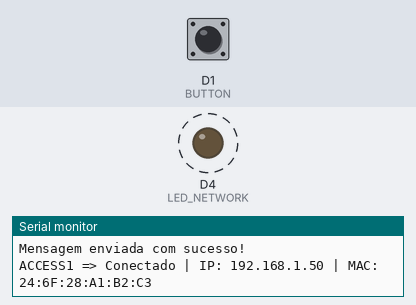
The sketch below on a simulated ESP8266 (NodeMCU). Parts: output pins drawn as LEDs (lit = HIGH), the last lines printed to the serial monitor. Dashed ring = blinking. The inputs (shaded band) are chosen by the test bench; at power-on: D1 (BUTTON) LOW. WiFi joins after 1.5 s; servers stay silent unless stated.

Above: at 2.97 s.
3.4 s: D1 (BUTTON) pulled HIGH for 0.55 s
At 3.4 s:
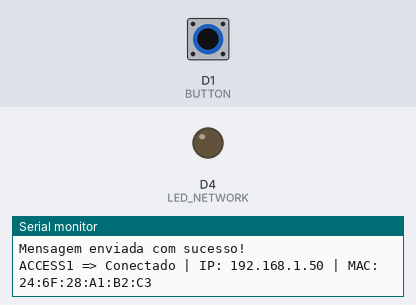
6.9 s: D1 (BUTTON) pulled HIGH for 1 s
At 7.86 s:
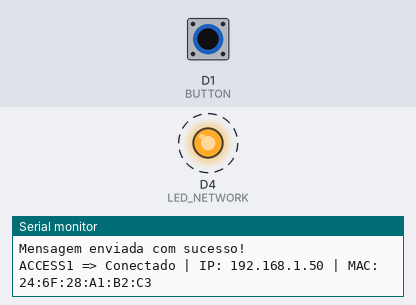
Timing chart, 0 to 16.4 s (numbered marks = the images above; inputs shaded):
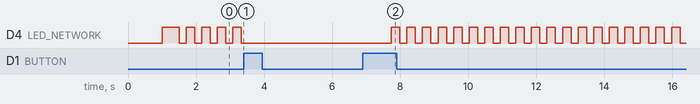

The sketch:

client.ino
```cpp
#include <ESP8266WiFi.h>
// ======================================================================
// --- Dados de Acesso do seu roteador ---
#define LED_NETWORK      2         // WIFI Module LED
#define BUTTON    D1        // Connectivity ReInitiate Button
#define WLAN_SSID   "ACCESS01"  // nome da sua rede
#define WLAN_PASS  "P@ssW0rd"   // senha de acesso do seu roteador
#define WLAN_SSID2   "ACCESS02"  // nome da sua rede
#define WLAN_PASS2  "P@ssW0rd"   // senha de acesso do seu roteador

const String ClientID = "SA01";   // Client Identification
bool ALARMED = false;
IPAddress server(192, 168, 1, 250);   // the fix IP address of the server
WiFiClient client;

//====================================================================================
void setup()
{
  pinMode(LED_NETWORK, OUTPUT); // Initialize the LED pin as an output
  Serial.begin(115200); // Inicia Serial com Baud Rate de 115200
  Serial.println();
  WiFi.mode(WIFI_STA); //Habilita o modo estação
  WiFi.begin(WLAN_SSID, WLAN_PASS); //Inicia WiFi com os dados preenchidos
  delay(1000); // aguarda 1 segundo
  Serial.print("Tentando conectar ...\n");
  checkNetwork();
  ESPRequest();  // Conecting The Device As A Client
}
//====================================================================================

void loop()
{
  checkNetwork();
  ESPRequest();
  ReadButton();
  checkAlarm();
}

//====================================================================================

void ReadButton()     // Reading Button Function
{

  int reading = digitalRead(BUTTON);

  if (reading == HIGH and !ALARMED)
  {
    ALARMED = true;
    delay(1500);
  }
  else if (reading == HIGH and ALARMED)
  {
    ALARMED = false;
  }
  delay(1);

}

void checkAlarm() {

  while (ALARMED) {

    int reading = digitalRead(BUTTON);

    client.stop();         // First Make Sure You Got Disconnected
    if (client.connect(server, 80))  // Connection to the server
    {

      Serial.println("Enviando <" + ClientID + "- ACIONADO> para o Server");
      client.println  ("<" + ClientID + "- ACIONADO>"); //If Sucessfully Connected Send Connection Message
      client.flush();
      Serial.println("Mensagem enviada com sucesso!");

      if (reading == HIGH)
      {
        ALARMED = false;
      }
      delay(250);

    } else {
      Serial.println("Falha de Conexão com o SERVER\n");
      digitalWrite(LED_NETWORK, LOW);
      delay(500);
      digitalWrite(LED_NETWORK, HIGH);
      checkAlarm();
    }

  }
}

//====================================================================================

void ESPRequest()
{
  client.stop();         // First Make Sure You Got Disconnected
  if (client.connect(server, 80))  // Connection to the server
  {
    Serial.println("Enviando <" + ClientID + "- CONNECTED> para o Server");
    client.println  ("<" + ClientID + "- CONNECTED>"); //If Sucessfully Connected Send Connection Message
    client.flush();
    Serial.println("Mensagem enviada com sucesso!");
  } else {
    Serial.println("Falha de Conexão com o SERVER\n");
    digitalWrite(LED_NETWORK, LOW);
    delay(500);
    digitalWrite(LED_NETWORK, HIGH);
    ESPRequest();
  }
}

void checkNetwork() {

  if (!ALARMED) {

    bool Net2 = false;

    while (WiFi.status() != WL_CONNECTED) // Tentando conectar na Rede WiFi
    {

      digitalWrite(LED_NETWORK, HIGH);
      delay(500);
      digitalWrite(LED_NETWORK, LOW);

      if (!Net2) {
        for (int i = 0; i < 5; i++) {
          if (WiFi.status() != WL_CONNECTED) {
            Serial.print("Falha de Conexão na ACCESS1\n");
            digitalWrite(LED_NETWORK, HIGH);
            delay(1500);
          } else {
            digitalWrite(LED_NETWORK, LOW);
          }
        }

        if (WiFi.status() != WL_CONNECTED) {
          Net2 = true;
          WiFi.begin(WLAN_SSID2, WLAN_PASS2); //Inicia WiFi com os dados preenchidos
          digitalWrite(LED_NETWORK, HIGH);
        } else {
          digitalWrite(LED_NETWORK, LOW);
        }

      } else {
        for (int i = 0; i < 5; i++) {
          if (WiFi.status() != WL_CONNECTED) {
            Serial.print("Falha de Conexão na ACCESS2\n");
            digitalWrite(LED_NETWORK, HIGH);
            delay(1500);
          } else {
            digitalWrite(LED_NETWORK, LOW);
          }
        }

        if (WiFi.status() != WL_CONNECTED) {
          Net2 = false;
          WiFi.begin(WLAN_SSID, WLAN_PASS); //Inicia WiFi com os dados preenchidos
          digitalWrite(LED_NETWORK, HIGH);
        } else {
          digitalWrite(LED_NETWORK, LOW);
        }

      }

      if (WiFi.status() == WL_CONNECTED) {
        ESPRequest();
      }

    }

    if (!Net2) {
      Serial.print("ACCESS1 => Conectado | IP: "); // Imprime na Serial
    } else {
      Serial.print("ACCESS2 => Conectado | IP: "); // Imprime na Serial
    }

    Serial.print(WiFi.localIP()); //Imprime o Endereço IP Local do ESP8266
    Serial.print(" | MAC: ");
    Serial.println(WiFi.macAddress());

    digitalWrite(LED_NETWORK, HIGH);
    delay(250);
    digitalWrite(LED_NETWORK, LOW);
    delay(1);

  }

}
```

Measured:
- after the input at 3.4 s, D4 (LED_NETWORK): stops changing and stays LOW
- after the input at 6.9 s, D4 (LED_NETWORK): alternates HIGH for 0.25 s and LOW for 0.21 s, starting after 0.84 s
- by itself, D4 (LED_NETWORK): alternates HIGH for 0.25 s and LOW for 0.21 s
